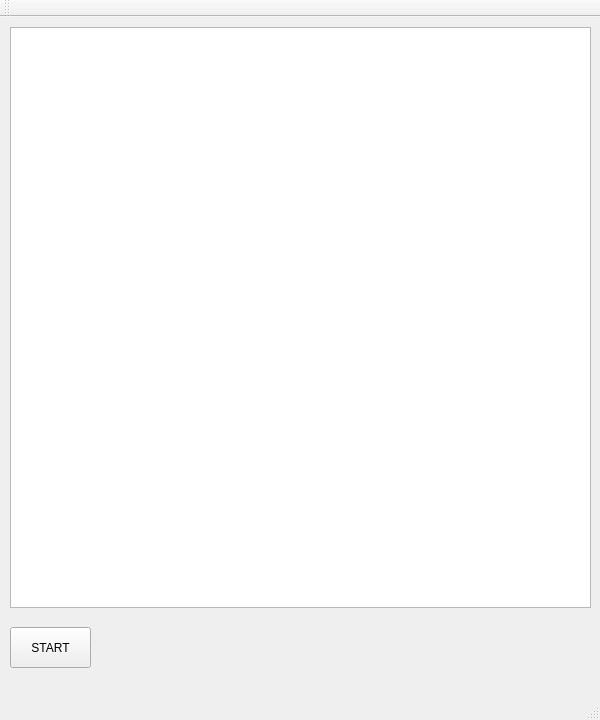
<?xml version="1.0" encoding="UTF-8"?>
<ui version="4.0">
 <class>MainWindow</class>
 <widget class="QMainWindow" name="MainWindow">
  <property name="geometry">
   <rect>
    <x>0</x>
    <y>0</y>
    <width>600</width>
    <height>720</height>
   </rect>
  </property>
  <property name="windowTitle">
   <string>MainWindow</string>
  </property>
  <widget class="QWidget" name="centralWidget">
   <widget class="QGraphicsView" name="fondo">
    <property name="geometry">
     <rect>
      <x>10</x>
      <y>10</y>
      <width>581</width>
      <height>581</height>
     </rect>
    </property>
   </widget>
   <widget class="QPushButton" name="START">
    <property name="geometry">
     <rect>
      <x>10</x>
      <y>610</y>
      <width>81</width>
      <height>41</height>
     </rect>
    </property>
    <property name="acceptDrops">
     <bool>true</bool>
    </property>
    <property name="text">
     <string>START</string>
    </property>
   </widget>
  </widget>
  <widget class="QMenuBar" name="menuBar">
   <property name="geometry">
    <rect>
     <x>0</x>
     <y>0</y>
     <width>600</width>
     <height>20</height>
    </rect>
   </property>
  </widget>
  <widget class="QToolBar" name="mainToolBar">
   <attribute name="toolBarArea">
    <enum>TopToolBarArea</enum>
   </attribute>
   <attribute name="toolBarBreak">
    <bool>false</bool>
   </attribute>
  </widget>
  <widget class="QStatusBar" name="statusBar"/>
 </widget>
 <layoutdefault spacing="6" margin="11"/>
 <resources/>
 <connections/>
</ui>
